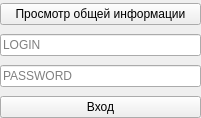
<?xml version="1.0" encoding="UTF-8"?>
<ui version="4.0">
 <class>MainWindow</class>
 <widget class="QMainWindow" name="MainWindow">
  <property name="geometry">
   <rect>
    <x>0</x>
    <y>0</y>
    <width>201</width>
    <height>118</height>
   </rect>
  </property>
  <property name="windowTitle">
   <string>MainWindow</string>
  </property>
  <widget class="QWidget" name="centralwidget">
   <widget class="QWidget" name="gridLayoutWidget">
    <property name="geometry">
     <rect>
      <x>0</x>
      <y>0</y>
      <width>201</width>
      <height>121</height>
     </rect>
    </property>
    <layout class="QGridLayout" name="gridLayout">
        <item row="2" column="0">
            <widget class="QLineEdit" name="password_text_box">
                <property name="echoMode">
                    <enum>QLineEdit::Password</enum>
                </property>
       <property name="placeholderText">
           <string>PASSWORD</string>
       </property>
      </widget>
     </item>
        <item row="3" column="0">
      <widget class="QPushButton" name="auth_button">
       <property name="text">
        <string>Вход</string>
       </property>
       <property name="shortcut">
        <string>Return</string>
       </property>
      </widget>
     </item>
     <item row="1" column="0">
         <widget class="QLineEdit" name="login_test_box">
       <property name="placeholderText">
           <string>LOGIN</string>
       </property>
         </widget>
     </item>
        <item row="0" column="0">
            <widget class="QPushButton" name="get_common_info_button">
                <property name="text">
                    <string>Просмотр общей информации</string>
       </property>
      </widget>
     </item>
    </layout>
   </widget>
  </widget>
 </widget>
 <resources/>
 <connections/>
</ui>
